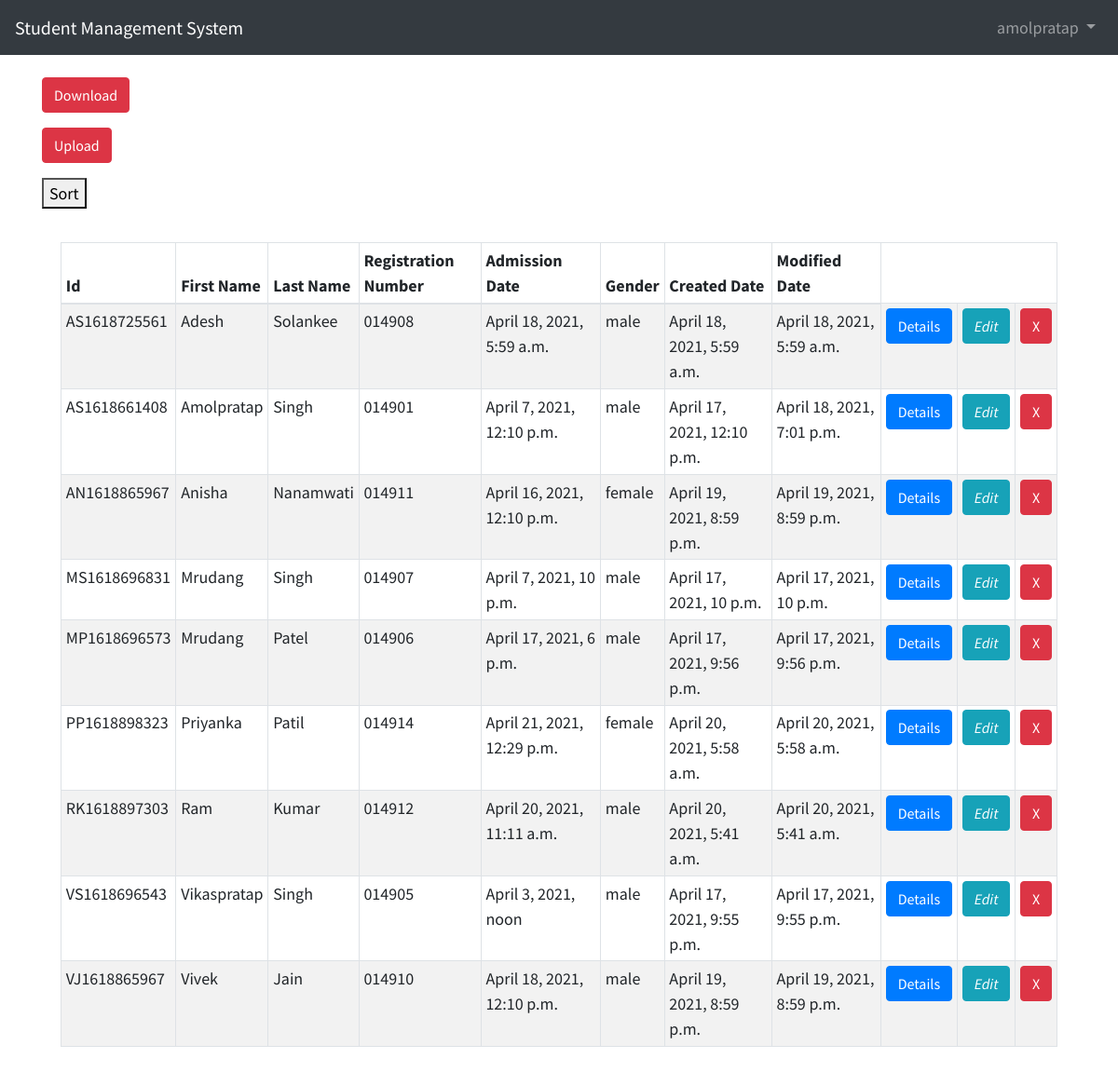
/students/first_name/ (signed in), run on the app's committed database.
### students/models.py (models this page shows, shortened)
class StudentInfo(models.Model):
    id = models.CharField(primary_key=True,editable=False,max_length=200)
    GENDER_CHOICES=(
        ('male', 'Male'),
        ('female', 'Female'),
    )
    first_name = models.CharField(max_length=100)
    last_name = models.CharField(max_length=100)
    registeration_num = models.CharField(max_length=100)
    admission_date = models.DateTimeField()
    gender = models.CharField(choices=GENDER_CHOICES,max_length=10)
    created_dt = models.DateTimeField(verbose_name="created date", auto_now_add=True)
    modify_dt = models.DateTimeField(verbose_name="modified date", auto_now=True)

### students/views.py (the view)
# urls.py: path('first_name/',views.sort_list, name='sort_list'),
def sort_list(request):
    sort_column = request.GET.get('sort_by')
    sorted_student = StudentInfo.objects.all().order_by('first_name','admission_date')
    context = {
        "students": sorted_student
    }
    return render(request, "students/student_list.html", context)

### templates/students/student_list.html
{% extends 'base.html' %}
{% block content %}
<p>
    <a href="{% url 'csv_database' %}">
        <button type="button" class="btn btn-danger">Download</button>
    </a>
</p>
    <a href="{% url 'upload_csv' %}">
        <button type="button" class="btn btn-danger">Upload</button>
    </a>
<p>
<form action="{% url 'sort_list' %}" method='GET'>
    <button type='submit'>Sort</button>
</form>
</p>
<div class="card-body">
    <table class="table table-responsive-sm table-bordered table-striped table-sm">
        <thead>
            <tr>
                <th>Id</th>
                <th>First Name</th>
                <th>Last Name</th>
                <th>Registration Number</th>
                <th>Admission Date</th>
                <th>Gender</th>
                <th>Created Date</th>
                <th>Modified Date</th>
            </tr>
        </thead>
        <tbody>
            {% for student in students %}
                <tr>
                    <td>{{ student.id }}</td>
                    <td>{{ student.first_name }}</td>
                    <td>{{ student.last_name }}</td>
                    <td>{{ student.registeration_num }}</td>
                    <td>{{ student.admission_date }}</td>
                    <td>{{ student.gender }}</td>
                    <td>{{ student.created_dt }}</td>
                    <td>{{ student.modify_dt }}</td>
                    <td>
                        <a href="{% url 'student_detail' student.id %}">
                            <button type="button" class="btn btn-primary">Details</button>
                        </a>
                    </td>
                    <td>
                        <a href="{% url 'edit_student' student.id %}">
                            <button type="button" class="btn btn-info"><i class="fa fa-edit">Edit</i></button>
                        </a>
                    </td>
                    <td>
                        <a href="{% url 'delete_student' student.id %}">
                            <button type="button" class="btn btn-danger">X</button>
                        </a>
                    </td>
                </tr>
            {% endfor %}
        </tbody>
    </table>
</div>
{% endblock %}

### templates/base.html (shortened to what this page needs)
{% load static %}
<!DOCTYPE html>
<html lang="en">
<head>
    <link rel="stylesheet"
        href="https://stackpath.bootstrapcdn.com/bootstrap/4.1.3/css/bootstrap.min.css"
>
    <link href="{% static 'css/base.css' %}" rel="stylesheet">
</head>
<body>
    <nav class="navbar navbar-expand-md navbar-dark bg-dark mb-4">
        <a class="navbar-brand" href="{% url 'home' %}">Student Management System</a>
        <div class="collapse navbar-collapse" id="navbarCollapse">
        {% if user.is_authenticated %}
            <ul class="navbar-nav ml-auto">
                <li class="nav-item">
                    <a class="nav-link dropdown-toggle" href="#" id="userMenu" data-toggle="dropdown" aria-haspopup="true" aria-expanded="false">
                    {{ user.username }}
                    </a>
                </li>
            </ul>
        {% else %}
        <form class="form-inline ml-auto">
            <a href="{% url 'login' %}" class="btn btn-outline-secondary">Log In</a>
            <a href="{% url 'signup' %}" class="btn btn-primary ml-2">Sign up</a>
        </form>
        {% endif %}
        </div>
    </nav>
    <div class="container">
    {% block content %}
    {% endblock %}
    </div>
</body>
</html>

### static/css/base.css (style rules this page uses)
body { font-family: 'Source Sans Pro', sans-serif; font-size: 18px; }
table, th, td { border: 1px solid black; border-collapse: collapse; padding: 10px; }

### data on the page
StudentInfo: id "AS1618725561", first_name "Adesh", last_name "Solankee", registeration_num "014908", admission_date "April 18, 2021, 5:59 a.m.", gender "male", created_dt "April 18, 2021, 5:59 a.m.", modify_dt "April 18, 2021, 5:59 a.m."
StudentInfo: id "AS1618661408", first_name "Amolpratap", last_name "Singh", registeration_num "014901", admission_date "April 7, 2021, 12:10 p.m.", gender "male", created_dt "April 17, 2021, 12:10 p.m.", modify_dt "April 18, 2021, 7:01 p.m."
StudentInfo: id "AN1618865967", first_name "Anisha", last_name "Nanamwati", registeration_num "014911", admission_date "April 16, 2021, 12:10 p.m.", gender "female", created_dt "April 19, 2021, 8:59 p.m.", modify_dt "April 19, 2021, 8:59 p.m."
StudentInfo: id "MS1618696831", first_name "Mrudang", last_name "Singh", registeration_num "014907", admission_date "April 7, 2021, 10 p.m.", gender "male", created_dt "April 17, 2021, 10 p.m.", modify_dt "April 17, 2021, 10 p.m."
StudentInfo: id "MP1618696573", first_name "Mrudang", last_name "Patel", registeration_num "014906", admission_date "April 17, 2021, 6 p.m.", gender "male", created_dt "April 17, 2021, 9:56 p.m.", modify_dt "April 17, 2021, 9:56 p.m."
StudentInfo: id "PP1618898323", first_name "Priyanka", last_name "Patil", registeration_num "014914", admission_date "April 21, 2021, 12:29 p.m.", gender "female", created_dt "April 20, 2021, 5:58 a.m.", modify_dt "April 20, 2021, 5:58 a.m."
StudentInfo: id "RK1618897303", first_name "Ram", last_name "Kumar", registeration_num "014912", admission_date "April 20, 2021, 11:11 a.m.", gender "male", created_dt "April 20, 2021, 5:41 a.m.", modify_dt "April 20, 2021, 5:41 a.m."
StudentInfo: id "VS1618696543", first_name "Vikaspratap", last_name "Singh", registeration_num "014905", admission_date "April 3, 2021, noon", gender "male", created_dt "April 17, 2021, 9:55 p.m.", modify_dt "April 17, 2021, 9:55 p.m."
StudentInfo: id "VJ1618865967", first_name "Vivek", last_name "Jain", registeration_num "014910", admission_date "April 18, 2021, 12:10 p.m.", gender "male", created_dt "April 19, 2021, 8:59 p.m.", modify_dt "April 19, 2021, 8:59 p.m."

### other printed values
{{ user.username }} "amolpratap"
